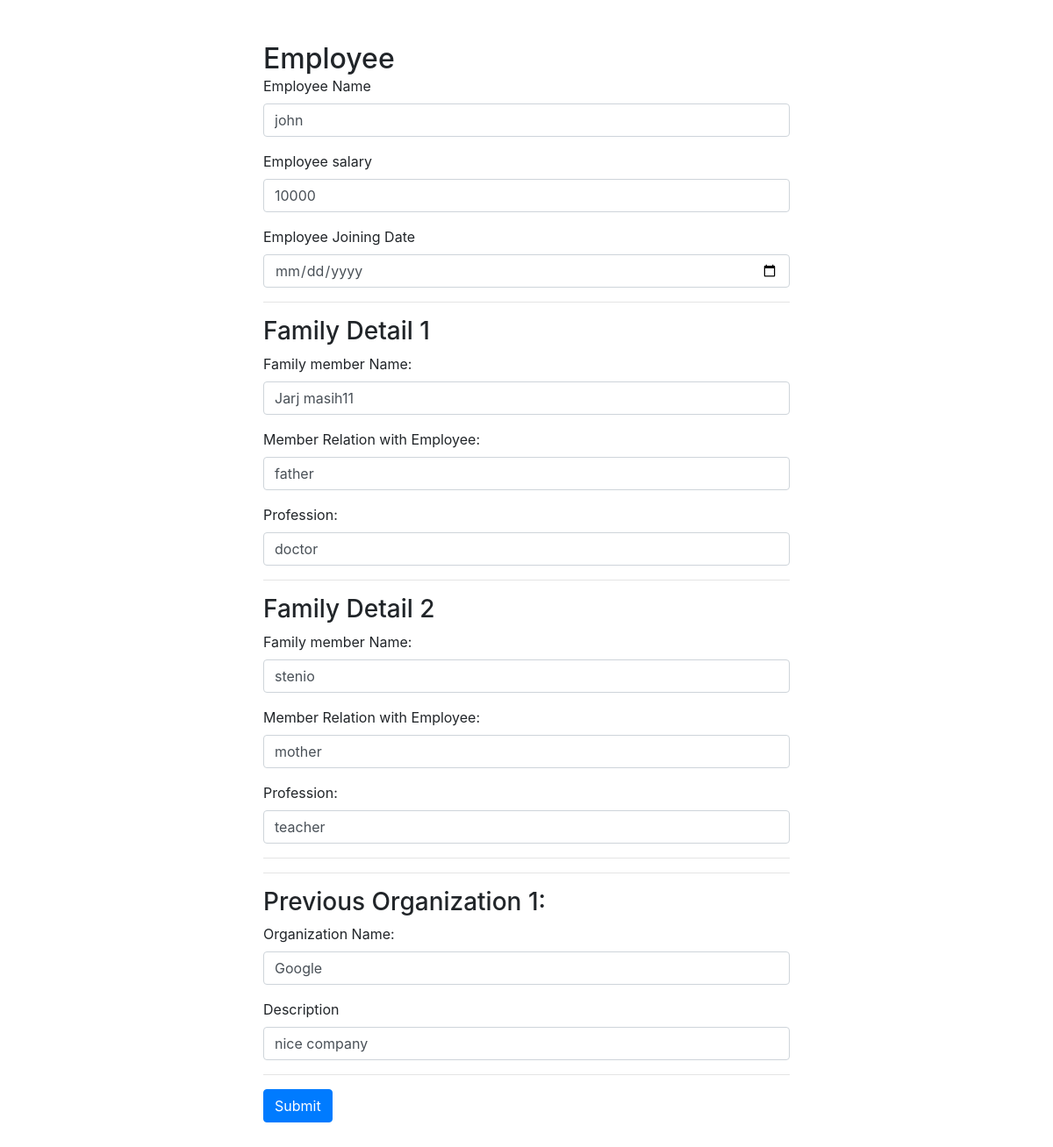
The app's page /employee/update/1 with its own data.
### Employee/models.py (models this page shows, shortened)
class Employee(models.Model):
    name = models.CharField(max_length=100)
    salary = models.IntegerField()
    joining_date = models.DateField(auto_now_add=False, null=True, blank=True)

class FamilyDetail(models.Model):
    employees = models.ForeignKey(Employee, on_delete=models.CASCADE)
    name = models.CharField(max_length=100, null=True, blank=True)
    relation_with_employee = models.CharField(max_length=100, null=True, blank=True)
    profession = models.CharField(max_length=100, null=True, blank=True)

class PreviousOrganization(models.Model):
    employees = models.ForeignKey(Employee, on_delete=models.CASCADE)
    organization_name = models.CharField(max_length=50, null=True, blank=True)
    description = models.TextField(max_length=50, null=True, blank=True)

### Employee/views.py (the view, shortened to what this page needs)
# urls.py: path('update/<str:pk>', EmployeeUpdateView.as_view(), name="employee_update"),
class EmployeeUpdateView(View):
    def get(self, request, *args, pk, **kwargs):
        employee_obj = Employee.objects.get(id=pk)
        employee_family_details = FamilyDetail.objects.select_related().filter(employees= employee_obj).all()
        employee_previous_organizations = PreviousOrganization.objects.select_related().filter(employees= employee_obj).all()
        context = {
            'employee' : employee_obj,
            'employee_family_details': employee_family_details,
            'employee_previous_organizations': employee_previous_organizations
        }
        return render(request, 'employee_update.html', context)

### templates/employee_update.html (shortened to what this page needs)
<!doctype html>
<html lang="en">
  <head>
    <link rel="stylesheet" href="https://cdn.jsdelivr.net/npm/bootstrap@4.1.3/dist/css/bootstrap.min.css">
  </head>
  <body>
<div class="mt-5">
    <h2 class="m-auto w-50 m-auto ">Employee</h2>
    <form method="post" class="w-50 m-auto" action="{% url 'employee_update' employee.id%}">
        <div class="form-group">
          <label for="exampleInputEmail1">Employee Name</label>
          <input type="text" class="form-control" name="employee_name" value="{{employee.name}}" placeholder="Enter Name">
        </div>
        <div class="form-group">
            <label for="">Employee salary</label>
            <input type="number" class="form-control" name="employee_salary" value="{{employee.salary}}" placeholder="Enter salary">
        </div>
        <div class="form-group">
            <label for="">Employee Joining Date </label>
            <input type="date" class="form-control" name="employee_joining_date" value="{{employee.joining_date| date:"%d/%m/%Y" }}" placeholder="Enter date">
        </div>
        <hr>
        {% for employee_family_detail in employee_family_details  %}
                <h3>Family Detail {{forloop.counter}}</h3>
            <div class="form-group">
                <label for="exampleInputEmail1">Family member Name:</label>
                <input type="text" class="form-control" name="member{{forloop.counter}}" value="{{employee_family_detail.name}}" placeholder="Enter name">
            </div>
            <div class="form-group">
                <label for="exampleInputEmail1">Member Relation with Employee:</label>
                <input type="text" class="form-control" name="memberrelation{{forloop.counter}}" value="{{employee_family_detail.relation_with_employee}}" placeholder="Enter relation">
            </div>
            <div class="form-group">
                <label for="exampleInputEmail1">Profession:</label>
                <input type="text" class="form-control" name="profession{{forloop.counter}}" value="{{employee_family_detail.profession}}" placeholder="Enter profession">
            </div>
            <hr>
        {% endfor %}
        <hr>
        {% for employee_previous_organization in employee_previous_organizations  %}
        <h3>Previous Organization {{forloop.counter}}:</h3>
        <div class="form-group">
            <label for="exampleInputEmail1">Organization Name:</label>
            <input type="text" class="form-control" id="exampleInputEmail1" name="Organizationname{{forloop.counter}}" value="{{employee_previous_organization.organization_name}}" placeholder="Enter salary">
        </div>
        <div class="form-group">
            <label for="exampleInputEmail1">Description</label>
            <input type="text" class="form-control" id="exampleInputEmail1" value="{{employee_previous_organization.description}}" name="Description{{forloop.counter}}" aria-describedby="emailHelp" placeholder="Enter salary">
        </div>
        {% endfor %}
        <hr>
        <button type="submit" class="btn btn-primary">Submit</button>
      </form>
      <div class="m-auto">
<br><br>
</div>
</div>
<br><br>
  </body>
</html>

### records on screen
Employee: employee_name "john", employee_salary "10000"
FamilyDetail: name "Jarj masih11", relation_with_employee "father", profession "doctor"
FamilyDetail: name "stenio", relation_with_employee "mother", profession "teacher"
PreviousOrganization: organization_name "Google", description "nice company"
